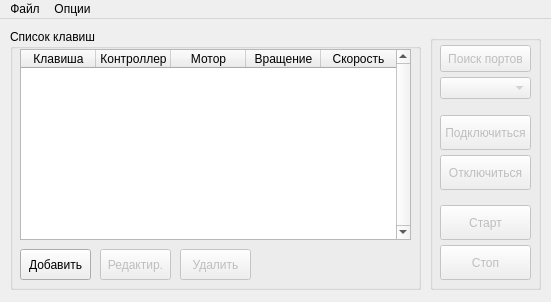
<?xml version="1.0" encoding="UTF-8"?>
<ui version="4.0">
 <class>MainWindow</class>
 <widget class="QMainWindow" name="MainWindow">
  <property name="geometry">
   <rect>
    <x>0</x>
    <y>0</y>
    <width>551</width>
    <height>302</height>
   </rect>
  </property>
  <property name="minimumSize">
   <size>
    <width>551</width>
    <height>302</height>
   </size>
  </property>
  <property name="maximumSize">
   <size>
    <width>551</width>
    <height>302</height>
   </size>
  </property>
  <property name="windowTitle">
   <string>Blue Button</string>
  </property>
  <widget class="QWidget" name="centralWidget">
   <widget class="QGroupBox" name="groupBox">
    <property name="geometry">
     <rect>
      <x>10</x>
      <y>10</y>
      <width>411</width>
      <height>261</height>
     </rect>
    </property>
    <property name="title">
     <string>Список клавиш</string>
    </property>
    <widget class="QPushButton" name="pushButton_6">
     <property name="geometry">
      <rect>
       <x>10</x>
       <y>220</y>
       <width>71</width>
       <height>31</height>
      </rect>
     </property>
     <property name="focusPolicy">
      <enum>Qt::NoFocus</enum>
     </property>
     <property name="text">
      <string>Добавить</string>
     </property>
    </widget>
    <widget class="QPushButton" name="pushButton_7">
     <property name="enabled">
      <bool>false</bool>
     </property>
     <property name="geometry">
      <rect>
       <x>90</x>
       <y>220</y>
       <width>71</width>
       <height>31</height>
      </rect>
     </property>
     <property name="sizePolicy">
      <sizepolicy hsizetype="Minimum" vsizetype="Minimum">
       <horstretch>0</horstretch>
       <verstretch>0</verstretch>
      </sizepolicy>
     </property>
     <property name="focusPolicy">
      <enum>Qt::NoFocus</enum>
     </property>
     <property name="text">
      <string>Редактир.</string>
     </property>
    </widget>
    <widget class="QPushButton" name="pushButton_8">
     <property name="enabled">
      <bool>false</bool>
     </property>
     <property name="geometry">
      <rect>
       <x>170</x>
       <y>220</y>
       <width>71</width>
       <height>31</height>
      </rect>
     </property>
     <property name="focusPolicy">
      <enum>Qt::NoFocus</enum>
     </property>
     <property name="text">
      <string>Удалить</string>
     </property>
    </widget>
    <widget class="QTableWidget" name="tableWidget">
     <property name="geometry">
      <rect>
       <x>10</x>
       <y>20</y>
       <width>391</width>
       <height>191</height>
      </rect>
     </property>
     <property name="sizePolicy">
      <sizepolicy hsizetype="Expanding" vsizetype="Expanding">
       <horstretch>0</horstretch>
       <verstretch>0</verstretch>
      </sizepolicy>
     </property>
     <property name="minimumSize">
      <size>
       <width>311</width>
       <height>0</height>
      </size>
     </property>
     <property name="font">
      <font>
       <pointsize>9</pointsize>
       <weight>50</weight>
       <bold>false</bold>
      </font>
     </property>
     <property name="focusPolicy">
      <enum>Qt::NoFocus</enum>
     </property>
     <property name="verticalScrollBarPolicy">
      <enum>Qt::ScrollBarAlwaysOn</enum>
     </property>
     <property name="horizontalScrollBarPolicy">
      <enum>Qt::ScrollBarAlwaysOff</enum>
     </property>
     <property name="sizeAdjustPolicy">
      <enum>QAbstractScrollArea::AdjustIgnored</enum>
     </property>
     <property name="editTriggers">
      <set>QAbstractItemView::NoEditTriggers</set>
     </property>
     <property name="dragDropOverwriteMode">
      <bool>true</bool>
     </property>
     <property name="selectionBehavior">
      <enum>QAbstractItemView::SelectRows</enum>
     </property>
     <property name="horizontalScrollMode">
      <enum>QAbstractItemView::ScrollPerItem</enum>
     </property>
     <property name="cornerButtonEnabled">
      <bool>false</bool>
     </property>
     <attribute name="horizontalHeaderDefaultSectionSize">
      <number>75</number>
     </attribute>
     <attribute name="horizontalHeaderHighlightSections">
      <bool>false</bool>
     </attribute>
     <attribute name="verticalHeaderVisible">
      <bool>false</bool>
     </attribute>
     <attribute name="verticalHeaderDefaultSectionSize">
      <number>20</number>
     </attribute>
     <attribute name="verticalHeaderHighlightSections">
      <bool>true</bool>
     </attribute>
     <column>
      <property name="text">
       <string>Клавиша</string>
      </property>
     </column>
     <column>
      <property name="text">
       <string>Контроллер</string>
      </property>
     </column>
     <column>
      <property name="text">
       <string>Мотор</string>
      </property>
     </column>
     <column>
      <property name="text">
       <string>Вращение</string>
      </property>
     </column>
     <column>
      <property name="text">
       <string>Скорость</string>
      </property>
     </column>
    </widget>
   </widget>
   <widget class="QGroupBox" name="groupBox_2">
    <property name="geometry">
     <rect>
      <x>430</x>
      <y>16</y>
      <width>111</width>
      <height>255</height>
     </rect>
    </property>
    <property name="title">
     <string/>
    </property>
    <widget class="QPushButton" name="pushButton">
     <property name="enabled">
      <bool>false</bool>
     </property>
     <property name="geometry">
      <rect>
       <x>10</x>
       <y>10</y>
       <width>91</width>
       <height>27</height>
      </rect>
     </property>
     <property name="focusPolicy">
      <enum>Qt::NoFocus</enum>
     </property>
     <property name="text">
      <string>Поиск портов</string>
     </property>
    </widget>
    <widget class="QPushButton" name="pushButton_2">
     <property name="enabled">
      <bool>false</bool>
     </property>
     <property name="geometry">
      <rect>
       <x>10</x>
       <y>80</y>
       <width>91</width>
       <height>35</height>
      </rect>
     </property>
     <property name="focusPolicy">
      <enum>Qt::NoFocus</enum>
     </property>
     <property name="text">
      <string>Подключиться</string>
     </property>
    </widget>
    <widget class="QPushButton" name="pushButton_3">
     <property name="enabled">
      <bool>false</bool>
     </property>
     <property name="geometry">
      <rect>
       <x>10</x>
       <y>120</y>
       <width>91</width>
       <height>35</height>
      </rect>
     </property>
     <property name="focusPolicy">
      <enum>Qt::NoFocus</enum>
     </property>
     <property name="text">
      <string>Отключиться</string>
     </property>
    </widget>
    <widget class="QPushButton" name="pushButton_4">
     <property name="enabled">
      <bool>false</bool>
     </property>
     <property name="geometry">
      <rect>
       <x>10</x>
       <y>170</y>
       <width>91</width>
       <height>35</height>
      </rect>
     </property>
     <property name="focusPolicy">
      <enum>Qt::NoFocus</enum>
     </property>
     <property name="text">
      <string>Старт</string>
     </property>
    </widget>
    <widget class="QPushButton" name="pushButton_5">
     <property name="enabled">
      <bool>false</bool>
     </property>
     <property name="geometry">
      <rect>
       <x>10</x>
       <y>210</y>
       <width>91</width>
       <height>35</height>
      </rect>
     </property>
     <property name="focusPolicy">
      <enum>Qt::NoFocus</enum>
     </property>
     <property name="text">
      <string>Стоп</string>
     </property>
    </widget>
    <widget class="QComboBox" name="comboBox">
     <property name="enabled">
      <bool>false</bool>
     </property>
     <property name="geometry">
      <rect>
       <x>10</x>
       <y>42</y>
       <width>91</width>
       <height>22</height>
      </rect>
     </property>
     <property name="focusPolicy">
      <enum>Qt::NoFocus</enum>
     </property>
    </widget>
   </widget>
  </widget>
  <widget class="QMenuBar" name="menuBar">
   <property name="geometry">
    <rect>
     <x>0</x>
     <y>0</y>
     <width>551</width>
     <height>21</height>
    </rect>
   </property>
   <widget class="QMenu" name="menu">
    <property name="title">
     <string>Файл</string>
    </property>
    <addaction name="action"/>
    <addaction name="action_2"/>
    <addaction name="separator"/>
    <addaction name="action_5"/>
    <addaction name="action_6"/>
    <addaction name="separator"/>
    <addaction name="action_8"/>
   </widget>
   <widget class="QMenu" name="menu_2">
    <property name="title">
     <string>Опции</string>
    </property>
    <addaction name="action_9"/>
    <addaction name="separator"/>
    <addaction name="action_11"/>
   </widget>
   <addaction name="menu"/>
   <addaction name="menu_2"/>
  </widget>
  <action name="action">
   <property name="text">
    <string>Создать</string>
   </property>
   <property name="shortcut">
    <string>Ctrl+N</string>
   </property>
  </action>
  <action name="action_2">
   <property name="text">
    <string>Открыть...</string>
   </property>
   <property name="shortcut">
    <string>Ctrl+O</string>
   </property>
  </action>
  <action name="action_3">
   <property name="text">
    <string>-</string>
   </property>
  </action>
  <action name="action_5">
   <property name="enabled">
    <bool>false</bool>
   </property>
   <property name="text">
    <string>Сохранить</string>
   </property>
   <property name="shortcut">
    <string>Ctrl+S</string>
   </property>
  </action>
  <action name="action_6">
   <property name="enabled">
    <bool>false</bool>
   </property>
   <property name="text">
    <string>Сохранить как...</string>
   </property>
   <property name="shortcut">
    <string>Ctrl+Shift+S</string>
   </property>
  </action>
  <action name="action_8">
   <property name="text">
    <string>Выход</string>
   </property>
  </action>
  <action name="action_9">
   <property name="text">
    <string>Проверить наличие новой версии</string>
   </property>
  </action>
  <action name="action_11">
   <property name="text">
    <string>О программе</string>
   </property>
  </action>
 </widget>
 <layoutdefault spacing="6" margin="11"/>
 <resources/>
 <connections/>
</ui>
